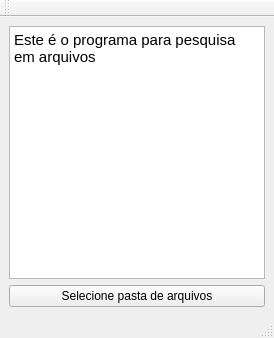
<?xml version="1.0" encoding="UTF-8"?>
<ui version="4.0">
 <class>MainWindow</class>
 <widget class="QMainWindow" name="MainWindow">
  <property name="geometry">
   <rect>
    <x>0</x>
    <y>0</y>
    <width>274</width>
    <height>338</height>
   </rect>
  </property>
  <property name="windowTitle">
   <string>MainWindow</string>
  </property>
  <widget class="QWidget" name="centralwidget">
   <layout class="QGridLayout" name="gridLayout">
    <item row="0" column="0">
     <widget class="QTextBrowser" name="textBrowser">
      <property name="html">
       <string>&lt;!DOCTYPE HTML PUBLIC &quot;-//W3C//DTD HTML 4.0//EN&quot; &quot;http://www.w3.org/TR/REC-html40/strict.dtd&quot;&gt;
&lt;html&gt;&lt;head&gt;&lt;meta name=&quot;qrichtext&quot; content=&quot;1&quot; /&gt;&lt;style type=&quot;text/css&quot;&gt;
p, li { white-space: pre-wrap; }
&lt;/style&gt;&lt;/head&gt;&lt;body style=&quot; font-family:'Garuda'; font-size:11pt; font-weight:400; font-style:normal;&quot;&gt;
&lt;p style=&quot; margin-top:0px; margin-bottom:0px; margin-left:0px; margin-right:0px; -qt-block-indent:0; text-indent:0px;&quot;&gt;Este é o programa para pesquisa em arquivos&lt;/p&gt;&lt;/body&gt;&lt;/html&gt;</string>
      </property>
     </widget>
    </item>
    <item row="1" column="0">
     <widget class="QPushButton" name="pushButton">
      <property name="text">
       <string>Selecione pasta de arquivos</string>
      </property>
     </widget>
    </item>
   </layout>
  </widget>
  <widget class="QMenuBar" name="menubar">
   <property name="geometry">
    <rect>
     <x>0</x>
     <y>0</y>
     <width>274</width>
     <height>34</height>
    </rect>
   </property>
  </widget>
  <widget class="QStatusBar" name="statusbar"/>
  <widget class="QToolBar" name="toolBar">
   <property name="windowTitle">
    <string>toolBar</string>
   </property>
   <attribute name="toolBarArea">
    <enum>TopToolBarArea</enum>
   </attribute>
   <attribute name="toolBarBreak">
    <bool>false</bool>
   </attribute>
  </widget>
  <action name="actionSelecionar_pasta">
   <property name="text">
    <string>Selecionar pasta</string>
   </property>
  </action>
 </widget>
 <resources/>
 <connections/>
</ui>
